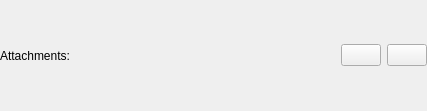
<?xml version="1.0" encoding="UTF-8"?>
<ui version="4.0">
 <class>IncidenceAttachmentEditor</class>
 <widget class="QWidget" name="IncidenceAttachmentEditor">
  <property name="geometry">
   <rect>
    <x>0</x>
    <y>0</y>
    <width>427</width>
    <height>111</height>
   </rect>
  </property>
  <property name="windowTitle">
   <string>Form</string>
  </property>
  <layout class="QHBoxLayout" name="horizontalLayout">
   <property name="margin">
    <number>0</number>
   </property>
   <item>
    <widget class="QLabel" name="label">
     <property name="sizePolicy">
      <sizepolicy hsizetype="Fixed" vsizetype="Preferred">
       <horstretch>0</horstretch>
       <verstretch>0</verstretch>
      </sizepolicy>
     </property>
     <property name="text">
      <string extracomment="@label">Attachments:</string>
     </property>
    </widget>
   </item>
   <item>
    <widget class="QWidget" name="mAttachmentViewPlaceHolder" native="true"/>
   </item>
   <item>
    <widget class="QPushButton" name="mAddButton">
     <property name="sizePolicy">
      <sizepolicy hsizetype="Fixed" vsizetype="Fixed">
       <horstretch>0</horstretch>
       <verstretch>0</verstretch>
      </sizepolicy>
     </property>
     <property name="toolTip">
      <string extracomment="@info:tooltip">Add an attachment</string>
     </property>
     <property name="whatsThis">
      <string extracomment="@info:whatsthis">Shows a dialog used to select an attachment to add to this event or to-do as link or as inline data.</string>
     </property>
     <property name="text">
      <string/>
     </property>
    </widget>
   </item>
   <item>
    <widget class="QPushButton" name="mRemoveButton">
     <property name="sizePolicy">
      <sizepolicy hsizetype="Fixed" vsizetype="Fixed">
       <horstretch>0</horstretch>
       <verstretch>0</verstretch>
      </sizepolicy>
     </property>
     <property name="toolTip">
      <string extracomment="@info:tooltip">Remove the selected attachment</string>
     </property>
     <property name="whatsThis">
      <string extracomment="@info:whatsthis">Removes the attachment selected in the list above from this event or to-do.</string>
     </property>
     <property name="text">
      <string/>
     </property>
    </widget>
   </item>
  </layout>
 </widget>
 <resources/>
 <connections/>
</ui>
